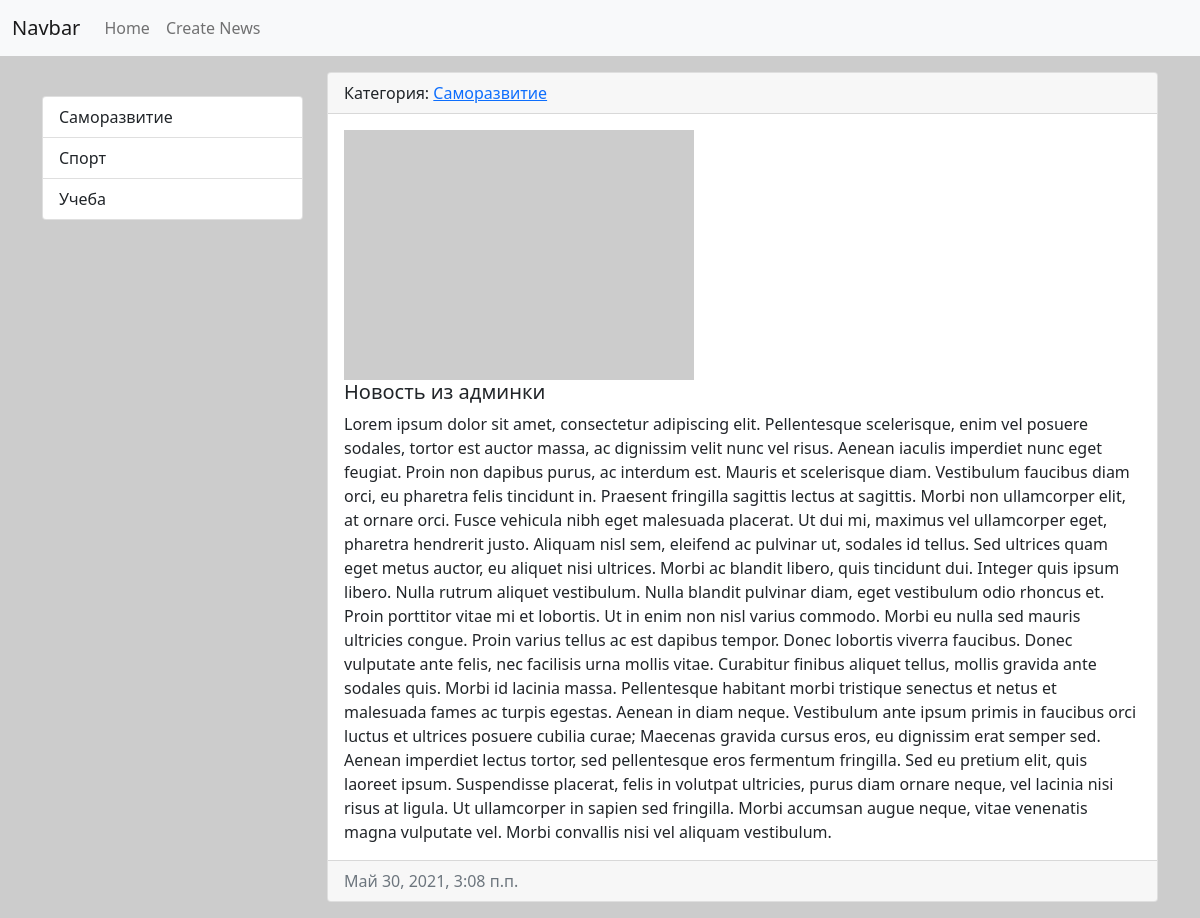
Page /news/4 on the committed database.
### news/models.py (models this page shows, shortened)
class Category(models.Model):
    title = models.CharField('Название', max_length=100, db_index=True)
    def get_absolute_url(self):
        return reverse('category', kwargs={"category_id": self.pk})
    def __str__(self):
        return self.title
    class Meta:
        verbose_name = 'Категорию'
        verbose_name_plural = 'Категории'
        ordering = ['title']

class News(models.Model):
    title = models.CharField('Название', max_length=150)
    content = models.TextField('Контент', blank=True)
    created_ad = models.DateTimeField('Дата регистрации', auto_now_add=True)
    updated_ad = models.DateTimeField('Дата обновления', auto_now=True)
    photo = models.ImageField('Фото', upload_to='photos/%Y/%m/%d/', blank=True)
    is_published = models.BooleanField('Опубликовано', default=True)
    category = models.ForeignKey('Category', on_delete=models.PROTECT, null=True, verbose_name='Категория')
    class Meta:
        verbose_name = 'Новость'
        verbose_name_plural = 'Новости'
        ordering = ['-created_ad']

### news/views.py (the view)
# urls.py: path('news/<int:news_id>', view_news, name='view_news'),
def view_news(request, news_id):
    news_item = News.objects.get(pk=news_id)
    return render(request, 'news/view_news.html', {"news_item": news_item})

### news/templatetags/news_tags.py (called while the page is built)
@register.simple_tag()
def get_categories():
    return Category.objects.all()

@register.inclusion_tag('news/list_categories.html')
def show_categories():
    categories = Category.objects.all()
    return {"categories": categories}

### news/templates/news/view_news.html (shortened to what this page needs)
{% extends 'base.html' %}
{% block sidebar %}
{% include 'inc/_sidebar.html' %}
{% endblock %}
{% block content %}
<div class="card mb-3">
    <div class="card-header">
        Категория: <a href="{{ news_item.category.get_absolute_url }}">{{ news_item.category }}</a>
    </div>
    <div class="card-body">
        <div class="media">
            {% if i.photo %}
            <img src="{{ news_item.photo.url }}" alt="" width="350px" height="250" class="mr-3">
            {% else %}
            <img src="https://picsum.photos/200" alt="" width="350px" height="250" class="mr-3">
            {% endif %}
            <div class="media-body">
                <h5 class="card-title">{{ news_item.title }}</h5>
                <p class="card-text">{{ news_item.content }}</p>
            </div>
        </div>
    </div>
    <div class="card-footer text-muted">
        {{ news_item.created_ad }}
    </div>
</div>
{% endblock %}

### news/templates/news/list_categories.html
<div class="list-group">
    {% for i in categories %}
    <a href="{{ i.get_absolute_url }}" class="list-group-item list-group-item-action">{{ i.title }}</a>
    {% endfor %}
</div>

### rows in the picture
Category: title "Саморазвитие"
Category: title "Спорт"
Category: title "Учеба"
News: category "Саморазвитие", title "Новость из админки", content "Lorem ipsum dolor sit amet, consectetur adipiscing elit. Pellentesque scelerisque, enim vel posuere sodales, tortor est auctor massa, ac dignissim velit nunc vel risus. Aenean iaculis imperdiet nunc eget feugiat. Proin non dapibus purus, ac interdum est. Mauris et scelerisque diam. Vestibulum faucibus diam orci, eu pharetra felis tincidunt in. Praesent fringilla sagittis lectus at sagittis. Morbi non ullamcorper elit, at ornare orci. Fusce vehicula nibh eget malesuada placerat. Ut dui mi, maximus vel ullamcorper eget, pharetra hendrerit justo. Aliquam nisl sem, eleifend ac pulvinar ut, sodales id tellus. Sed ultrices quam eget metus auctor, eu aliquet nisi ultrices. Morbi ac blandit libero,…", created_ad "Май 30, 2021, 3:08 п.п."
